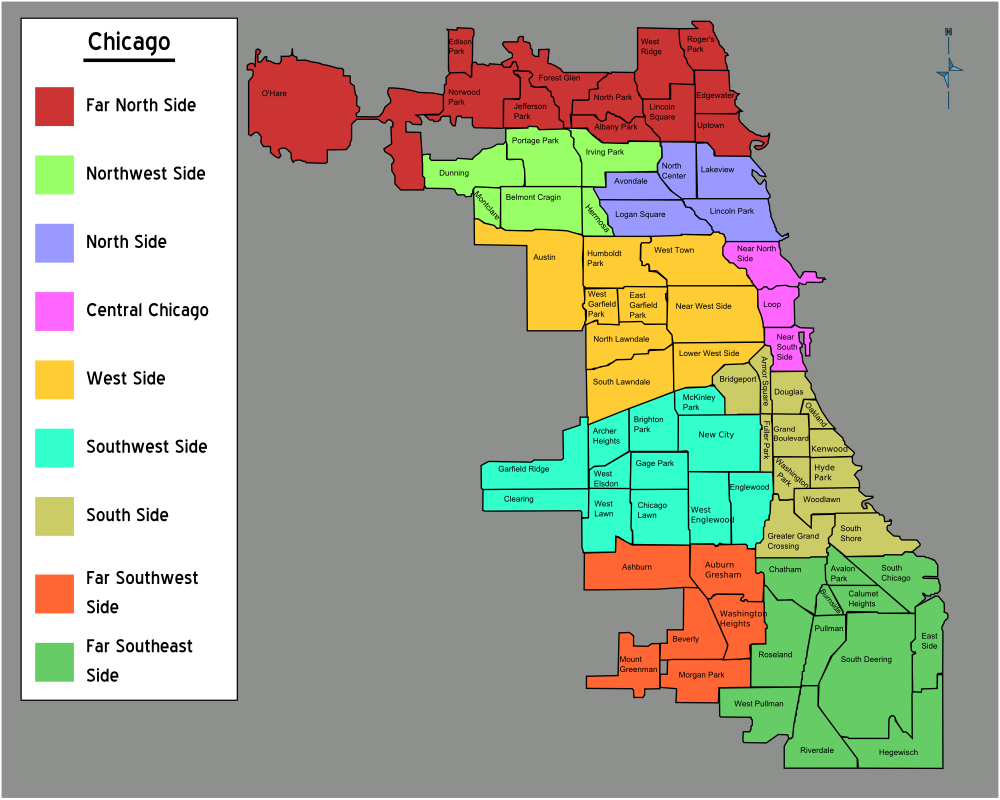
#> input picture data/chicago/Chicago_neighborhoods_map.png, 2000 x 1599 px (shown at 1/2 size)
$ python test_flood_fill.py
#> lines starting #> are read from the running program, lines starting #| are printed output that depends on the picture; after the words box and inside, x2 and y2 are one past the last pixel; in counts of white or black regions, pixels touching at a corner belong together
import matplotlib.pyplot as plt
import numpy as np
from PIL import Image, ImageTk
from skimage.morphology import flood, flood_fill
import skimage as ski


img = Image.open("../data/chicago/Chicago_neighborhoods_map.png")
#> img is the input picture: PIL image 2000x1599 RGBA; mean R, G, B, A 162.7, 164.4, 146.4, 255

new_img = ski.util.img_as_uint(img)

print("Image shape: ", new_img.shape)
#| Image shape:  (1599, 2000, 4)

rgb_image = new_img[:, :, :3]

seed = (800, 1000)

gray_image = ski.color.rgb2gray(rgb_image)
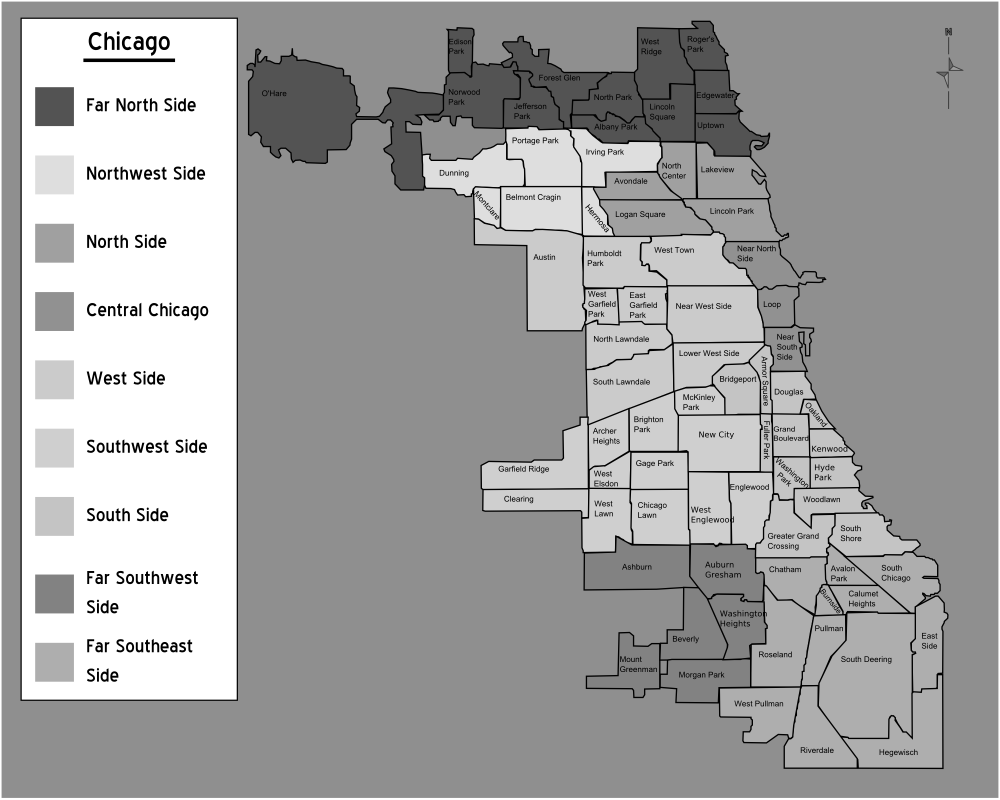
#> gray_image: shape (1599, 2000) float64 (shown at 1/2 size); min 0, max 1, mean 0.638

mask = flood(gray_image, seed)
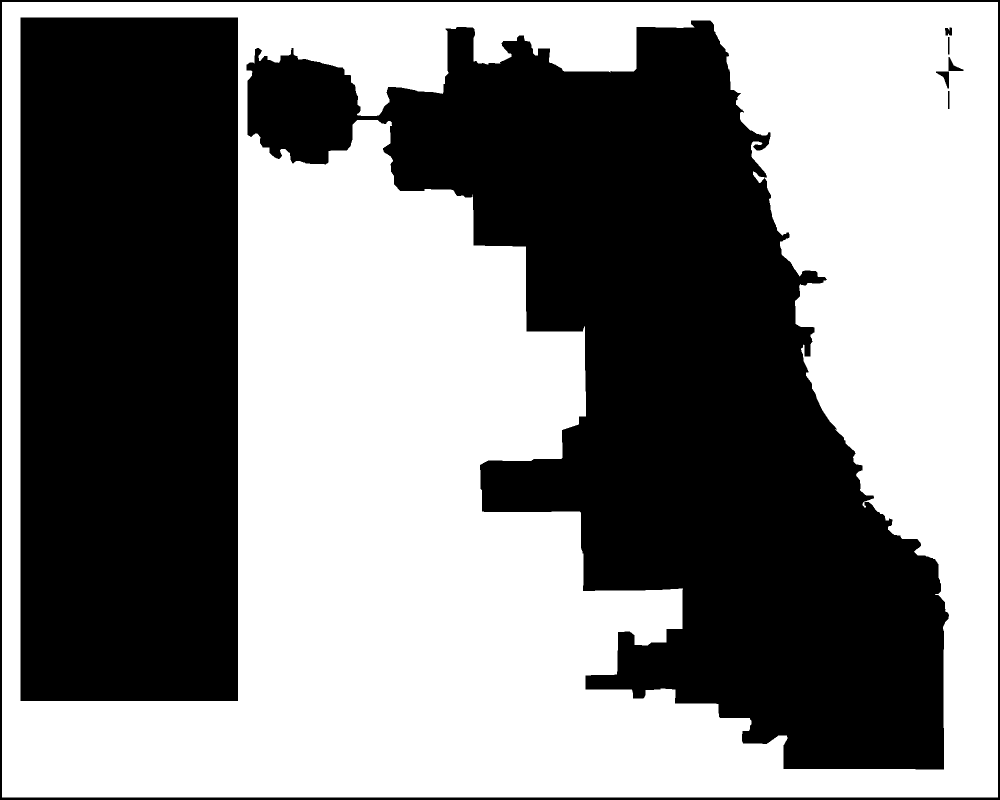
#> mask: shape (1599, 2000) bool (shown at 1/2 size); 52.7% white; 8 black regions, largest, box (x1, y1, x2, y2) and area: (493, 41, 1898, 1539) 887136, (41, 35, 476, 1402) 594645, (0, 0, 2000, 1599) 28728
